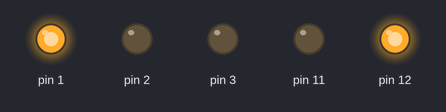
Bench run of a sketch on a simulated Arduino Uno, built with avr-gcc and run on an emulated ATmega328P. Parts: output pins drawn as LEDs (lit = HIGH).

Above: at 2.6 s.
At 5.87 s:
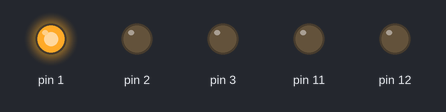
At 9.5 s:
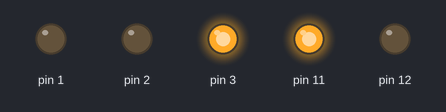
At 12.5 s:
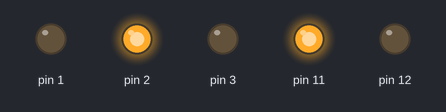
Timing chart, 0 to 16.9 s (numbered marks = the images above):
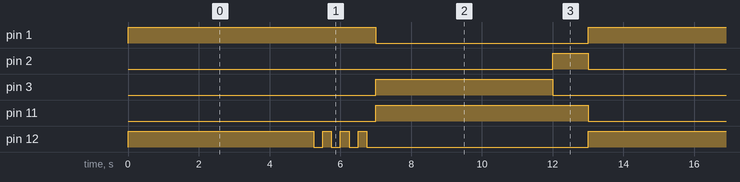

The sketch:

efeitoSemaforoPiscando.ino
```cpp
int i;

void setup() {
  for(i = 1; i <= 3; i++){
    pinMode(i,OUTPUT);
    if(i == 3){
      pinMode(11,OUTPUT);
      pinMode(12,OUTPUT);
    }
  }
}

void loop() {
  acendeTudo();
}

void acendeTudo(){
  acende1();
  acende2();
  acende3();
}

void acende1(){
  digitalWrite(1,HIGH);
  digitalWrite(12,HIGH);
  delay(5000);
  for(i = 1; i <= 4; i++){
    digitalWrite(12,HIGH);
    delay(250);
    digitalWrite(12,LOW);
    delay(250);
  }
  digitalWrite(1,LOW);
}

void acende2(){
  digitalWrite(3,HIGH);
  digitalWrite(11,HIGH);
  delay(5000);
  digitalWrite(3,LOW);
  digitalWrite(11,LOW);
}

void acende3(){
  digitalWrite(2,HIGH);
  digitalWrite(11,HIGH);
  delay(1000);
  digitalWrite(2,LOW);
  digitalWrite(11,LOW);
}
```

Measured:
- by itself, pin 1: alternates HIGH for 7.0 s and LOW for 6.0 s
- by itself, pin 2: alternates HIGH for 1.0 s and LOW for 12.0 s
- by itself, pin 3: alternates HIGH for 5.0 s and LOW for 8.0 s
- by itself, pin 11: alternates HIGH for 6.0 s and LOW for 7.0 s
- by itself, pin 12: repeats every 13.0 s: 3 × (LOW 0.25 s, HIGH 0.25 s), LOW 6.3 s, HIGH 5.3 s
